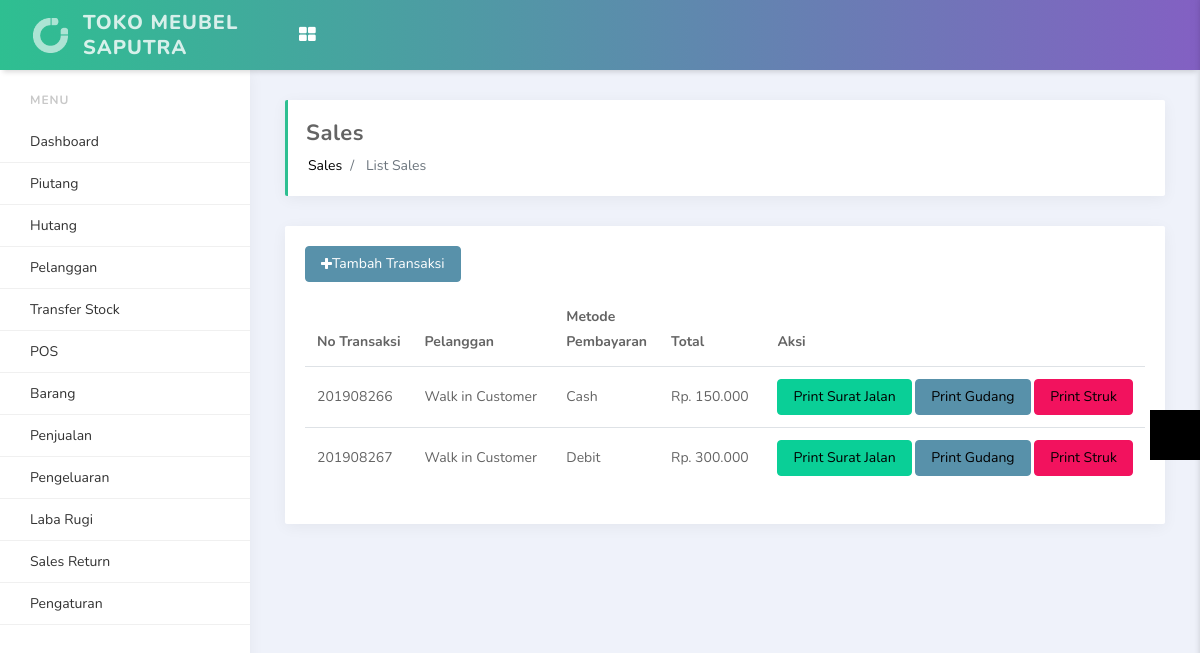
Screenshot of /index.php/sales/list_sales (signed in) with the database file from the repository.
### tables this page shows
CREATE TABLE `site_setting` (
  `id` int(11) NOT NULL,
  `site_name` varchar(499) NOT NULL,
  `site_logo` varchar(255) NOT NULL,
  `timezone` varchar(499) NOT NULL,
  `pagination` int(11) NOT NULL,
  `tax` double(11,2) NOT NULL,
  `currency` char(3) NOT NULL,
  `address` text NOT NULL,
  `datetime_format` varchar(30) NOT NULL,
  `display_product` int(11) NOT NULL,
  `display_keyboard` int(11) NOT NULL,
  `default_customer_id` int(11) NOT NULL,
  `updated_user_id` int(11) NOT NULL,
  `updated_datetime` datetime NOT NULL
);

CREATE TABLE `sales` (
  `id` int(11) NOT NULL,
  `code` char(10) NOT NULL,
  `created_date` date NOT NULL,
  `created_id` int(11) NOT NULL,
  `customer_id` int(11) NOT NULL,
  `total_deal` double NOT NULL,
  `total_print` double NOT NULL,
  `method_id` int(11) NOT NULL,
  `bank_id` char(3) NOT NULL,
  `no_rek` varchar(50) NOT NULL
);

CREATE TABLE `customers` (
  `id` int(11) NOT NULL,
  `fullname` varchar(499) NOT NULL,
  `email` varchar(499) NOT NULL,
  `mobile` varchar(255) NOT NULL,
  `address` text NOT NULL,
  `created_user_id` int(11) NOT NULL,
  `created_datetime` datetime NOT NULL
);

CREATE TABLE `payment_method` (
  `id` int(11) NOT NULL,
  `name` varchar(255) NOT NULL,
  `created_user_id` int(11) NOT NULL,
  `created_datetime` datetime NOT NULL,
  `updated_user_id` int(11) NOT NULL,
  `updated_datetime` datetime NOT NULL,
  `status` int(1) NOT NULL
);

### application/controllers/Sales.php (called while the page is built, shortened)
<?php
class Sales extends CI_Controller
{
    public function __construct()
    {
        $this->load->model('Sales_model');
        $this->load->model('Constant_model');
    }
    public function list_sales()
    {
        $paginationData = $this->Constant_model->getDataOneColumn('site_setting', 'id', '1');
        $setting_dateformat = $paginationData[0]->datetime_format;
        $data['setting_dateformat'] = $setting_dateformat;
        $data['lang_dashboard'] = $this->lang->line('dashboard');
        $data['lang_transfer_stock'] = $this->lang->line('transfer_stock');
        $data['lang_customers'] = $this->lang->line('customers');
        $data['lang_gift_card'] = $this->lang->line('gift_card');
        $data['lang_add_gift_card'] = $this->lang->line('add_gift_card');
        $data['lang_list_gift_card'] = $this->lang->line('list_gift_card');
        $data['lang_debit'] = $this->lang->line('debit');
        $data['lang_sales'] = $this->lang->line('sales');
        $data['lang_today_sales'] = $this->lang->line('today_sales');
        $data['lang_opened_bill'] = $this->lang->line('opened_bill');
        $data['lang_reports'] = $this->lang->line('reports');
        $data['lang_sales_report'] = $this->lang->line('sales_report');
        $data['lang_expenses'] = $this->lang->line('expenses');
        $data['lang_expenses_category'] = $this->lang->line('expenses_category');
        $data['lang_pnl'] = $this->lang->line('pnl');
        $data['lang_pnl_report'] = $this->lang->line('pnl_report');
        $data['lang_pos'] = $this->lang->line('pos');
        $data['lang_return_order'] = $this->lang->line('return_order');
        $data['lang_return_order_report'] = $this->lang->line('return_order_report');
        $data['lang_inventory'] = $this->lang->line('inventory');
        $data['lang_products'] = $this->lang->line('products');
        $data['lang_list_products'] = $this->lang->line('list_products');
        $data['lang_print_product_label'] = $this->lang->line('print_product_label');
        $data['lang_product_category'] = $this->lang->line('product_category');
        $data['lang_purchase_order'] = $this->lang->line('purchase_order');
        $data['lang_setting'] = $this->lang->line('setting');
        $data['lang_outlets'] = $this->lang->line('outlets');
        $data['lang_users'] = $this->lang->line('users');
        $data['lang_suppliers'] = $this->lang->line('suppliers');
        $data['lang_system_setting'] = $this->lang->line('system_setting');
        $data['lang_payment_methods'] = $this->lang->line('payment_methods');
        $data['lang_logout'] = $this->lang->line('logout');
        $data['lang_point_of_sales'] = $this->lang->line('point_of_sales');
        $data['lang_amount'] = $this->lang->line('amount');
        $data['lang_monthly_sales_outlet'] = $this->lang->line('monthly_sales_outlet');
        $data['lang_no_match_found'] = $this->lang->line('no_match_found');
        $data['lang_create_return_order'] = $this->lang->line('create_return_order');
        $data['lang_action'] = $this->lang->line('action');
        $data['lang_edit'] = $this->lang->line('edit');
        $data['lang_status'] = $this->lang->line('status');
        $data['lang_add'] = $this->lang->line('add');
        $data['lang_back'] = $this->lang->line('back');
        $data['lang_update'] = $this->lang->line('update');
        $data['lang_active'] = $this->lang->line('active');
        $data['lang_inactive'] = $this->lang->line('inactive');
        $data['lang_name'] = $this->lang->line('name');
        $data['lang_search_product'] = $this->lang->line('search_product');
        $data['lang_add_to_list'] = $this->lang->line('add_to_list');
        $data['lang_submit'] = $this->lang->line('submit');
        $data['lang_receive'] = $this->lang->line('receive');
        $data['lang_view'] = $this->lang->line('view');
        $data['lang_created'] = $this->lang->line('created');
        $data['lang_tax'] = $this->lang->line('tax');
        $data['lang_discount_amount'] = $this->lang->line('discount_amount');
        $data['lang_total'] = $this->lang->line('total');
        $data['lang_totat_payable'] = $this->lang->line('totat_payable');
        $data['lang_discount'] = $this->lang->line('discount');
        $data['lang_sale_id'] = $this->lang->line('sale_id');
        $data['lang_tax_total'] = $this->lang->line('tax_total');
        $data['lang_export_to_excel'] = $this->lang->line('export_to_excel');
        $data['lang_type'] = $this->lang->line('type');
        $data['lang_product_name'] = $this->lang->line('product_name');
        $data['lang_product_code'] = $this->lang->line('product_code');
        $data['lang_previous_sales'] = $this->lang->line('previous_sales');
        $data['lang_customer'] = $this->lang->line('customer');
        $data['lang_per_item_price'] = $this->lang->line('per_item_price');
        $data['lang_total_items'] = $this->lang->line('total_items');
        $data['lang_sub_total'] = $this->lang->line('sub_total');
        $data['lang_grand_total'] = $this->lang->line('grand_total');
        $data['lang_paid_amt'] = $this->lang->line('paid_amt');
        $data['lang_return_change'] = $this->lang->line('return_change');
        $data['lang_paid_by'] = $this->lang->line('paid_by');
        $data['lang_date'] = $this->lang->line('date');
        $data['lang_products'] = $this->lang->line('products');
        $data['lang_quantity'] = $this->lang->line('quantity');
        $data['lang_items'] = $this->lang->line('items');
 $today_start = date('Y-m-d 00:00:00', time());
        $today_end = date('Y-m-d 23:59:59', time());
        $data['data_transaksi'] = $this->Constant_model->manualQerySelect("SELECT sales.*,customers.fullname,payment_method.name FROM sales JOIN customers ON sales.customer_id = customers.id JOIN payment_method ON sales.method_id = payment_method.id WHERE sales.created_date BETWEEN '$today_start' AND '$today_end'");
        $this->load->view('cashier_data', $data);
    }
}

### index.php (called while the page is built, shortened)
<?php
require_once BASEPATH.'core/CodeIgniter.php';

### application/models/Constant_model.php (called while the page is built, shortened)
<?php
class Constant_model extends CI_Model
{
    public function manualQerySelect($query){
        return $this->db->query($query)->result_array();
    }
    public function getDataOneColumn($table, $col1_name, $col1_value)
    {
        $this->db->where("$col1_name", $col1_value);
        $query = $this->db->get("$table");
        $result = $query->result();
        $this->db->save_queries = false;
        return $result;
    }
}

### application/views/cashier_data.php (the view)
<?php
    require_once 'includes/header4.php';
?>
<section id="content">
	<div class="row">
		<div class="col-md-12">
			<div class="card">
				<div class="card-body">
					<div class="row">
						<div class="col-md-12">
							<a href="<?=base_url()?>index.php/cashier/" style="text-decoration: none">
								<button class="btn btn-primary"><i class="fa fa-plus"></i>Tambah Transaksi</button>
							</a>
						</div>
					</div>
					<div class="row" style="margin-top: 10px;">
						<div class="col-md-12">
						<div class="table-responsive">
							<table class="table">
							    <thead>
							    	<tr>
								    	<th width="25%">No Transaksi</th>
									    <th width="25%">Pelanggan</th>
									    <th width="10%">Metode Pembayaran</th>
									    <th width="20%">Total</th>
									    <th width="10%">Aksi</th>
									</tr>
							    </thead>
								<tbody>
									<?php foreach ($data_transaksi as $data): ?>
										<tr>
											<td><?php echo $data['code'] ?></td>
											<td><?php echo $data['fullname'] ?></td>
											<td><?php echo $data['name'] ?></td>
											<td>Rp. <?php echo number_format($data['total_deal'],0,',','.') ?></td>
											<td>
												<a href="<?php echo base_url() ?>index.php/cashier/print_do/<?php echo $data['id'] ?>" target="_blank" class="btn btn-success">Print Surat Jalan</a>
												<a href="<?php echo base_url() ?>index.php/cashier/print_gudang/<?php echo $data['id'] ?>" target="_blank" class="btn btn-primary">Print Gudang</a>
												<a href="<?php echo base_url() ?>index.php/cashier/print/<?php echo $data['id'] ?>" target="_blank" class="btn btn-danger">Print Struk</a>
											</td>
										</tr>
									<?php endforeach ?>
								</tbody>
							</table>
						</div>
						</div>
					</div>
				</div>
			</div>
		</div>
	</div>
</section>
<?php
    require_once 'includes/footer4.php';
?>

### application/views/includes/header4.php (shortened to what this page needs)
<?php
    $user_role = $this->input->cookie('role_id', TRUE);
    $settingResult = $this->db->get_where('site_setting');
    $settingData = $settingResult->row();
    $setting_site_name = $settingData->site_name;
 ?>
<!doctype html>
<html lang="en">
<head>
    <link rel="stylesheet" href="<?php echo base_url() ?>assets/vendors/bundle.css" type="text/css">
    <link rel="stylesheet" href="<?php echo base_url() ?>assets/vendors/datepicker/daterangepicker.css">
    <link rel="stylesheet" href="<?php echo base_url() ?>assets/vendors/vmap/jqvmap.min.css">
    <link rel="stylesheet" href="<?php echo base_url() ?>assets/css/app.min.css" type="text/css">
    <link rel="stylesheet" href="<?php echo base_url() ?>assets/css/custom.css" type="text/css">
    <link rel="stylesheet" type="text/css" href="https://stackpath.bootstrapcdn.com/font-awesome/4.7.0/css/font-awesome.min.css">
</head>
<body>
<div class="side-menu">
    <div class='side-menu-body'>
        <ul>
            <?php
            $link = $this->uri->segment(1);
            ?>
            <li class="side-menu-divider">Menu</li>
            <?php
            if ($user_role == 3) {
                echo "<li>".anchor('index.php/cashier/',$lang_pos)."</li>";
                echo "
                <li>
                <a href='#'>Sales Return</a>
                <ul>
                    <li>
                        <a <?php if (($link == '')) {
                    ?> style='background-color: #e9ecf2;' <?php
                } ?> href='<?=base_url()?>index.php/sales_return/'>
                            Buat Sales Return
                        </a>
                    </li>
                    <li>
                        <a <?php if (($link == 'data_return')) {
                    ?> style='background-color: #e9ecf2;' <?php
                } ?> href='<?=base_url()?>index.php/sales_return/data_return'>
                            Data Sales Return
                        </a>
                    </li>
                </ul>
            </li>
                ";
            }else{
            ?>
            <li><?php echo anchor('index.php/dashboard',$lang_dashboard,($link=="dashboard"?'class="active"':'')) ?></li>
            <li><?php echo anchor('index.php/piutang',"Piutang",($link=="piutang"?'class="active"':'')) ?></li>
            <li><?php echo anchor('index.php/hutang',"Hutang",($link=="hutang"?'class="active"':'')) ?></li>
            <li><?php echo anchor('index.php/customers/view',$lang_customers,($link=="customers"?'class="active"':'')) ?></li>
            <li><?php echo anchor('index.php/transfer_stock/view',"Transfer Stock",($link=="transfer_stock"?'class="active"':'')) ?></li>
            <li><?php echo anchor('index.php/cashier/',$lang_pos,($link=="cashier"?'class="active"':'')) ?></li>
            <li>
                <a href="#"></i> <span><?php echo $lang_products; ?></span> </a>
            </li>
            <li>
                <a href="#"><span><?php echo $lang_sales; ?></span> </a>
            </li>
            <li>
                <a href="#"><?php echo $lang_expenses ?></a>
            </li>
            <li>
                <a href="#"><?php echo $lang_pnl ?></a>
            </li>
            <li>
                <a href="#">Sales Return</a>
            </li>
            <li>
                <a href="#"><?php echo $lang_setting; ?></a>
            </li>
                    <?php
                    }
                            ?>
        </ul>
    </div>
</div>
<nav class="navbar">
    <div class="container-fluid">
        <div class="header-logo">
            <a href="#">
                <img src="<?php echo base_url() ?>assets/media/image/light-logo.png" alt="...">
                <span class="logo-text d-none d-lg-block"><?php echo $setting_site_name ?></span>
            </a>
        </div>
        <div class="header-body">
            <ul class="navbar-nav">
                <li class="nav-item dropdown d-none d-lg-block">
                    <a href="#" class="nav-link" data-toggle="dropdown">
                        <i class="fa fa-th-large"></i>
                    </a>
                </li>
            </ul>
        </div>
    </div>
</nav>
<main class="main-content">
    <div class="container-fluid">
        <div class="page-header d-md-flex justify-content-between align-items-center">
            <div>
                <h4><?php echo ucwords(str_replace('_', ' ', $this->uri->segment(1))) ?></h4>
                <nav aria-label="breadcrumb">
                    <ol class="breadcrumb">
                        <li class="breadcrumb-item"><a href="#"><?php echo ucwords(str_replace('_', ' ', $this->uri->segment(1))) ?></a></li>
                        <li class="breadcrumb-item active" aria-current="page">
                            <?php if ($this->uri->segment(2)){
                                 echo ucwords(str_replace('_', ' ', $this->uri->segment(2)));
                            } ?>
                            </li>
                    </ol>
                </nav>
            </div>
        </div>

### rows the page displays
site_setting: site_name "TOKO MEUBEL SAPUTRA"
sales: code "201908266", customer.fullname "Walk in Customer", payment_method.name "Cash", total_deal "150.000"
sales: code "201908267", customer.fullname "Walk in Customer", payment_method.name "Debit", total_deal "300.000"

### other values shown
$lang_products "Barang"
$lang_sales "Penjualan"
$lang_expenses "Pengeluaran"
$lang_pnl "Laba Rugi"
$lang_setting "Pengaturan"
str_replace('_', ' ', $this->uri->segment(1)) "Sales"
str_replace('_', ' ', $this->uri->segment(2)) "List Sales"
